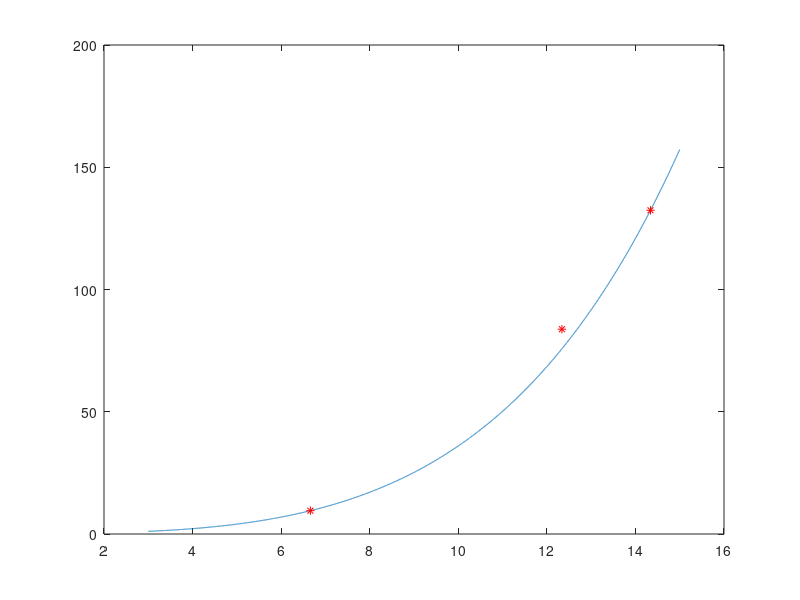

MATLAB code to generate this figure: (Note: this script raises an error after producing the figure.)
clear
clc
%Данные
x = [3.37; 8.08; 11.76; 12.15; 13.25; 14.53];
y = [1.4272;17.6441;63.6593;71.6087;98.4015;139.1986];
p = [0.8;0.9;1;0.6;1;0.7];
xx = [14.34;6.66;12.34];
yy = [132.4013;9.5329;83.7589];

%Определение степени полинома через таблицу конечных разностей
kr = [0,0,0,0];
kr(1)=max(diff(y,1))-min(diff(y,1))
kr(2)=max(diff(y,2))-min(diff(y,2))
kr(3)=max(diff(y,3))-min(diff(y,3))
kr(4)=max(diff(y,4))-min(diff(y,4))
D=min(kr);
for i=1:1:4
    if kr(i)==D
        disp("Степень полинома: " + i);
        steppol=i;        
    end
end
%через Basic Fitting
steppol = 5 
%Находим коэффициенты полинома, аппроксимирующего функцию
koefpol = polyfit(x, y, steppol)
W = vander(x);
%Находим коэффициенты аппроксимирующего полинома
A = W.'*W;
b = W.'*y;
a = inv(A)*b
%Проверка через polyfit
polf = polyfit(x,y,steppol)
x1=3:0.001:15;
y1=a(1)*x1.^5+a(2)*x1.^4+a(3)*x1.^3+a(4)*x1.^2+a(5)*x1.^1+a(6)*x1.^0;
%График функции
plot(x1,y1);
hold on;
plot(xx,yy,'r*');
hold on;

%с использованием spap2 и весовых коэффициентов
%k=5.0;
%knots=length(x)-k;
%sp = spap2(knots,k,x,y,p)
%fnplt(sp);

%с использованием fminsearch и весовых коэффициентов
a_n = polf;
mins = @(a_n)(MinFun(a_n,x,y,p));
newa = fminsearch(mins,a_n);
y3 = a_n(1)*x1.^5 + a_n(2)*x1.^4 +a_n(3)*x1.^3 + a_n(4)*x1.^2 + a_n(5)*x1 +a_n(6);
plot(x1,y3,'-black', 'LineWidth',2);

function m = MinFun(a,x,y,p)
    m=0;
    for i=1:length(x)
        f=p(i)*(y(i)-a(6)-a(5)*x(i)-a(4)*x(i).^2-a(3)*x(i).^3-a(2)*x(i).^4-a(1)*x(i).^5);
    end
end
